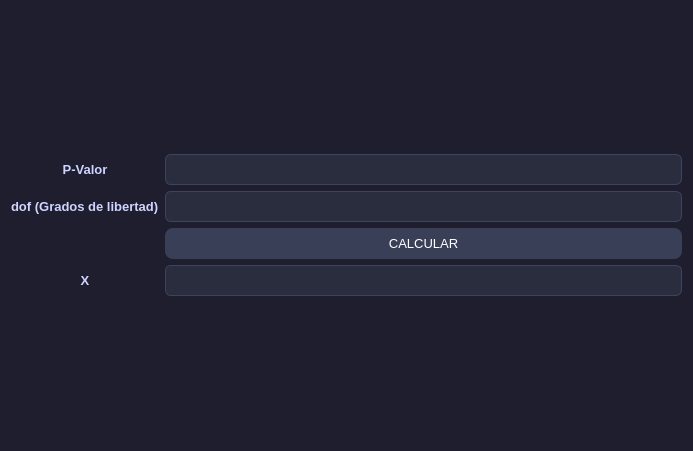
<?xml version="1.0" encoding="UTF-8"?>
<ui version="4.0">
 <class>Dialog</class>
 <widget class="QDialog" name="Dialog">
  <property name="geometry">
   <rect>
    <x>0</x>
    <y>0</y>
    <width>693</width>
    <height>451</height>
   </rect>
  </property>
  <property name="windowTitle">
   <string>Dialog</string>
  </property>
  <property name="styleSheet">
   <string notr="true">/* Fondo general */
QWidget {
    background-color: #1e1e2f;
    color: #eaeaf0;
    font-family: 'Segoe UI', 'Roboto', sans-serif;
    font-size: 10pt;
}

/* Botones */
QPushButton {
    background-color: #3a3f58;
    border-radius: 8px;
    padding: 8px 16px;
    color: white;
}

QPushButton:hover {
    background-color: #50577a;
}

QPushButton:pressed {
    background-color: #2c2f45;
}

/* Inputs */
QLineEdit, QTextEdit {
    background-color: #2a2d3e;
    border: 1px solid #3f445e;
    border-radius: 6px;
    padding: 6px;
}

/* Labels */
QLabel {
    color: #cfd3ff;
    font-weight: 500;
}

/* ComboBox */
QComboBox {
    background-color: #2a2d3e;
    border-radius: 6px;
    padding: 5px;
}

/* Barra de menú */
QMenuBar {
    background-color: #2a2d3e;
}

QMenuBar::item:selected {
    background-color: #3f445e;
}

/* Tabs */
QTabWidget::pane {
    border: 1px solid #3f445e;
}

QTabBar::tab {
    background: #2a2d3e;
    padding: 8px;
}

QTabBar::tab:selected {
    background: #3f445e;
}</string>
  </property>
  <layout class="QVBoxLayout" name="verticalLayout">
   <item>
    <layout class="QGridLayout" name="gridLayout">
     <item row="0" column="0">
      <widget class="QLabel" name="label">
       <property name="text">
        <string>P-Valor</string>
       </property>
       <property name="alignment">
        <set>Qt::AlignCenter</set>
       </property>
      </widget>
     </item>
     <item row="0" column="1">
      <widget class="QLineEdit" name="pvalor"/>
     </item>
     <item row="1" column="0">
      <widget class="QLabel" name="label_2">
       <property name="text">
        <string>dof (Grados de libertad)</string>
       </property>
      </widget>
     </item>
     <item row="2" column="1">
      <widget class="QPushButton" name="pushButtonCalcular">
       <property name="text">
        <string>CALCULAR</string>
       </property>
      </widget>
     </item>
     <item row="3" column="1">
      <widget class="QLineEdit" name="resultadoX"/>
     </item>
     <item row="3" column="0">
      <widget class="QLabel" name="label_3">
       <property name="text">
        <string>X</string>
       </property>
       <property name="alignment">
        <set>Qt::AlignCenter</set>
       </property>
      </widget>
     </item>
     <item row="1" column="1">
      <widget class="QLineEdit" name="dof"/>
     </item>
    </layout>
   </item>
  </layout>
 </widget>
 <resources/>
 <connections/>
</ui>
